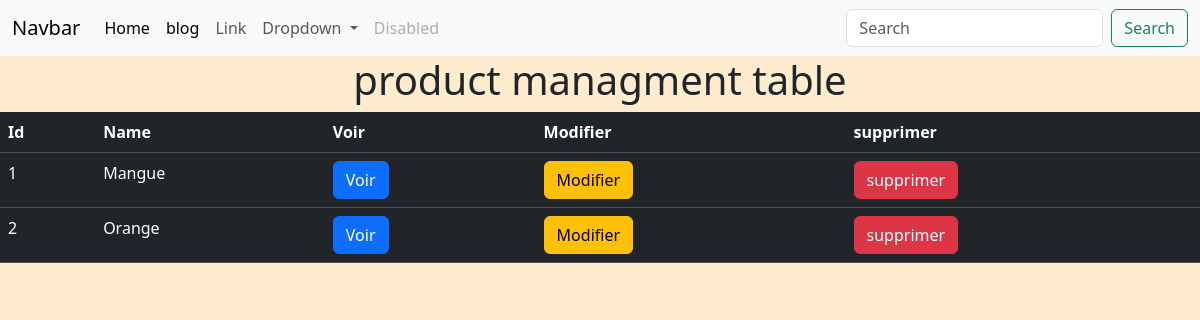
The app's page /table, older data.
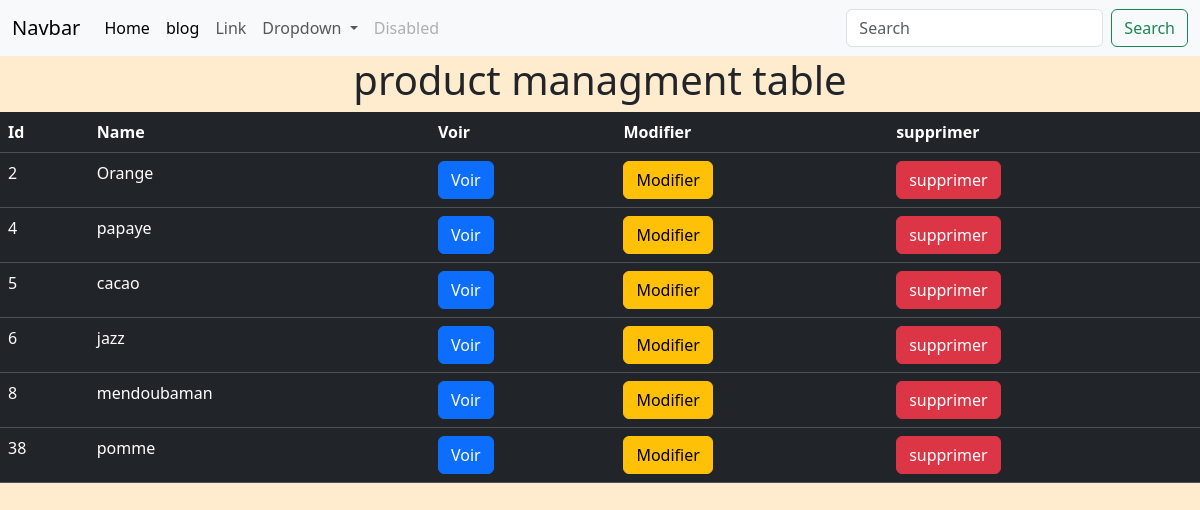
The same page, newer data.
### products/models.py (models this page shows, shortened)
class Products(models.Model):
    name = models.CharField(max_length=150)
    description = models.TextField()
    price = models.DecimalField(max_digits=100000, decimal_places=2)
    image = models.ImageField(upload_to="images", blank=True)
    slug = models.SlugField(null=True, blank=True)
    actif = models.BooleanField(default=True)
    class Meta:
        verbose_name = "Product"
        verbose_name_plural = "Products"
    def get_absolute_url(self):
        return reverse("update", kwargs={"my_id": self.pk})

### products/views.py (the view)
# urls.py: path('table', table, name='table'),
def table(request):
    obj= Products.objects.all()
    return render(request, 'products/table.html', {'obj':obj})

### templates/products/table.html
{% extends 'base.html' %}
{%block content%}
<center>
    <h1 class="color:green;text-align:center">product managment table</h1>
    <table class="table table-dark">
        <thead>
            <tr>
                <th scope="col">Id</th>
                <th scope="col">Name</th>
                <th scope="col">Voir</th>
                <th scope="col">Modifier</th>
                <th scope="col">supprimer</th>
            </tr>
        </thead>
        <tbody>
            {%for article in obj %}
            <tr>
                <td scope="row">{{article.id}}</td>
                <td>{{article.name}}</td>
                <td><a href="" class="btn btn-primary"> Voir</a></td>
                <td><a href="{{article.get_absolute_url}}" class="btn btn-warning">Modifier</a></td>
                <td><a href="delete/{{article.id}}" class="btn btn-danger">supprimer</a></td>
            {% endfor %}
            </tr>
        </tbody>
    </table>
</center>
{%endblock%}

### templates/base.html (shortened to what this page needs)
<!DOCTYPE html>
{% load static %}
<html lang="en">
<head>
  <link href="https://cdn.jsdelivr.net/npm/bootstrap@5.3.8/dist/css/bootstrap.min.css" rel="stylesheet">
  <link rel="stylesheet" href="{% static 'css/style.css' %}">
</head>
<body>
  <nav class="navbar navbar-expand-lg bg-body-tertiary">
  <div class="container-fluid">
    <a class="navbar-brand" href="#">Navbar</a>
    <div class="collapse navbar-collapse" id="navbarSupportedContent">
      <ul class="navbar-nav me-auto mb-2 mb-lg-0">
        <li class="nav-item">
          <a class="nav-link active" aria-current="page" href="#">Home</a>
        </li>
        <li class="nav-item">
          <a class="nav-link active" aria-current="page" href="blog/">blog</a>
        </li>
        <li class="nav-item">
          <a class="nav-link" href="#">Link</a>
        </li>
        <li class="nav-item dropdown">
          <a class="nav-link dropdown-toggle" href="#" role="button" data-bs-toggle="dropdown" aria-expanded="false">
            Dropdown
          </a>
        </li>
        <li class="nav-item">
          <a class="nav-link disabled" aria-disabled="true">Disabled</a>
        </li>
      </ul>
      <form class="d-flex" role="search">
        <input class="form-control me-2" type="search" placeholder="Search" aria-label="Search"/>
        <button class="btn btn-outline-success" type="submit">Search</button>
      </form>
    </div>
  </div>
</nav>
<section>
  {%block content%}
  {%endblock%}
</section>
</body>
</html>

### static/css/style.css (style rules this page uses)
body { background-color: blanchedalmond; }

Row changes from the older to the newer data that the page shows:
removed Products: id "1", name "Mangue"
added Products: id "4", name "papaye"
added Products: id "5", name "cacao"
added Products: id "6", name "jazz"
added Products: id "8", name "mendoubaman"
added Products: id "38", name "pomme"
